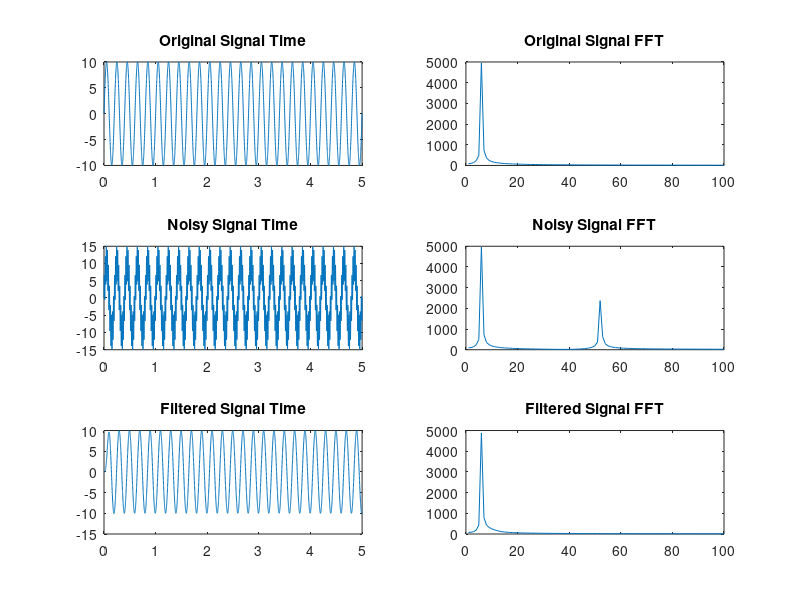

Write the MATLAB code that produced this figure.
% Define signal parameters
fs = 1000;          % Sampling frequency (Hz)
f = 5;              % Original signal frequency (Hz)
A = 10;             % Original signal amplitude
t = 5;              % Signal duration (seconds)

% Define noise parameters
fn = 50;            % Noise frequency (Hz)
An = 5;             % Noise amplitude

% Create the time vector
n = 0:(1/fs):t;

% Generate the original sine wave
x = A * sin(2*pi*f*n);

% Generate the sinusoidal noise
y = An * sin(2*pi*fn*n);

% Add noise to the original signal
z = x + y;


% Design a 4th-order Butterworth low-pass filter
orderoffilter = 4;                 % Filter order
fc = 10;                           % Cutoff frequency (Hz)
wc = fc/(fs/2);                    % Normalized cutoff frequency

% Calculate Butterworth filter coefficients
[b,a] = butter(orderoffilter,wc,'low');

% Apply the filter to the noisy signal
z_filtered = filter(b,a,z);


% Create a figure for all plots
figure;

% Original signal in time domain
subplot(3,2,1);
plot(n,x);
title('Original Signal Time');

% Original signal in frequency domain
subplot(3,2,2);
plot(abs(fft(x,1024)));
title('Original Signal FFT');
xlim([0,100]);

% Noisy signal in time domain
subplot(3,2,3);
plot(n,z);
title('Noisy Signal Time');

% Noisy signal in frequency domain
subplot(3,2,4);
plot(abs(fft(z,1024)));
title('Noisy Signal FFT');
xlim([0,100]);

% Filtered signal in time domain
subplot(3,2,5);
plot(n,z_filtered);
title('Filtered Signal Time');

% Filtered signal in frequency domain
subplot(3,2,6);
plot(abs(fft(z_filtered,1024)));
title('Filtered Signal FFT');
xlim([0,100]);
